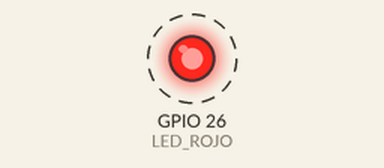
This sketch was run on a simulated ESP32. Shown: output pins drawn as LEDs (lit = HIGH). Dashed ring = blinking.

Above: at 0.5 s.
Timing chart, 0 to 4.6 s (numbered marks = the images above):
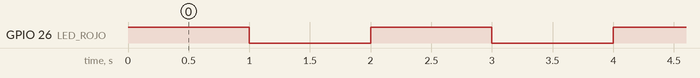

Measured:
- by itself, GPIO 26 (LED_ROJO): alternates HIGH for 1.0 s and LOW for 1.0 s

The sketch:

LEDRojoTest.ino
```cpp
//Led Rojo

const int LED_ROJO = 26;

void setup() {
  pinMode(LED_ROJO, OUTPUT);
}

void loop() {
  digitalWrite(LED_ROJO, HIGH);
  delay(1000);

  digitalWrite(LED_ROJO, LOW);
  delay(1000);
}
```
